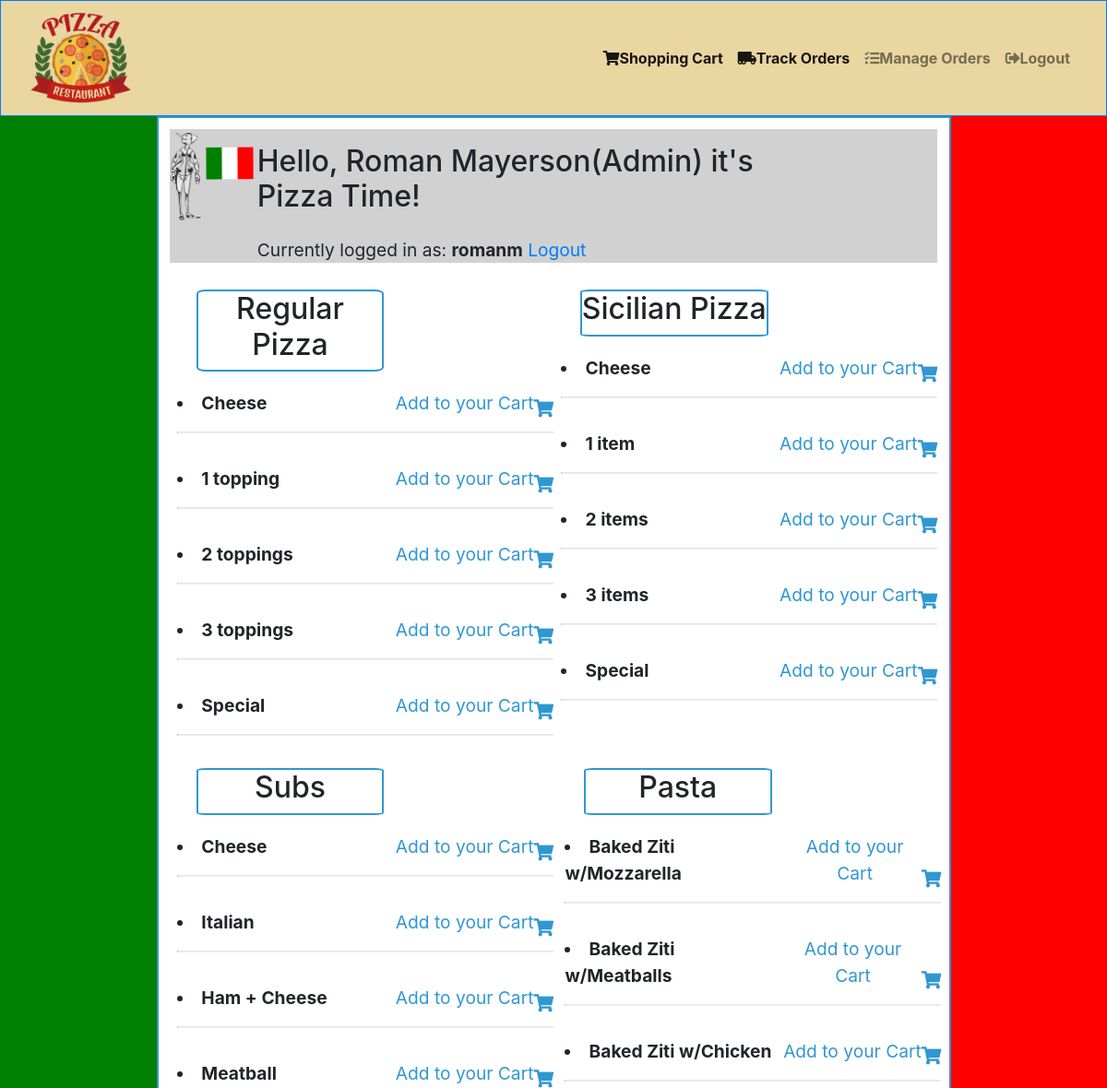
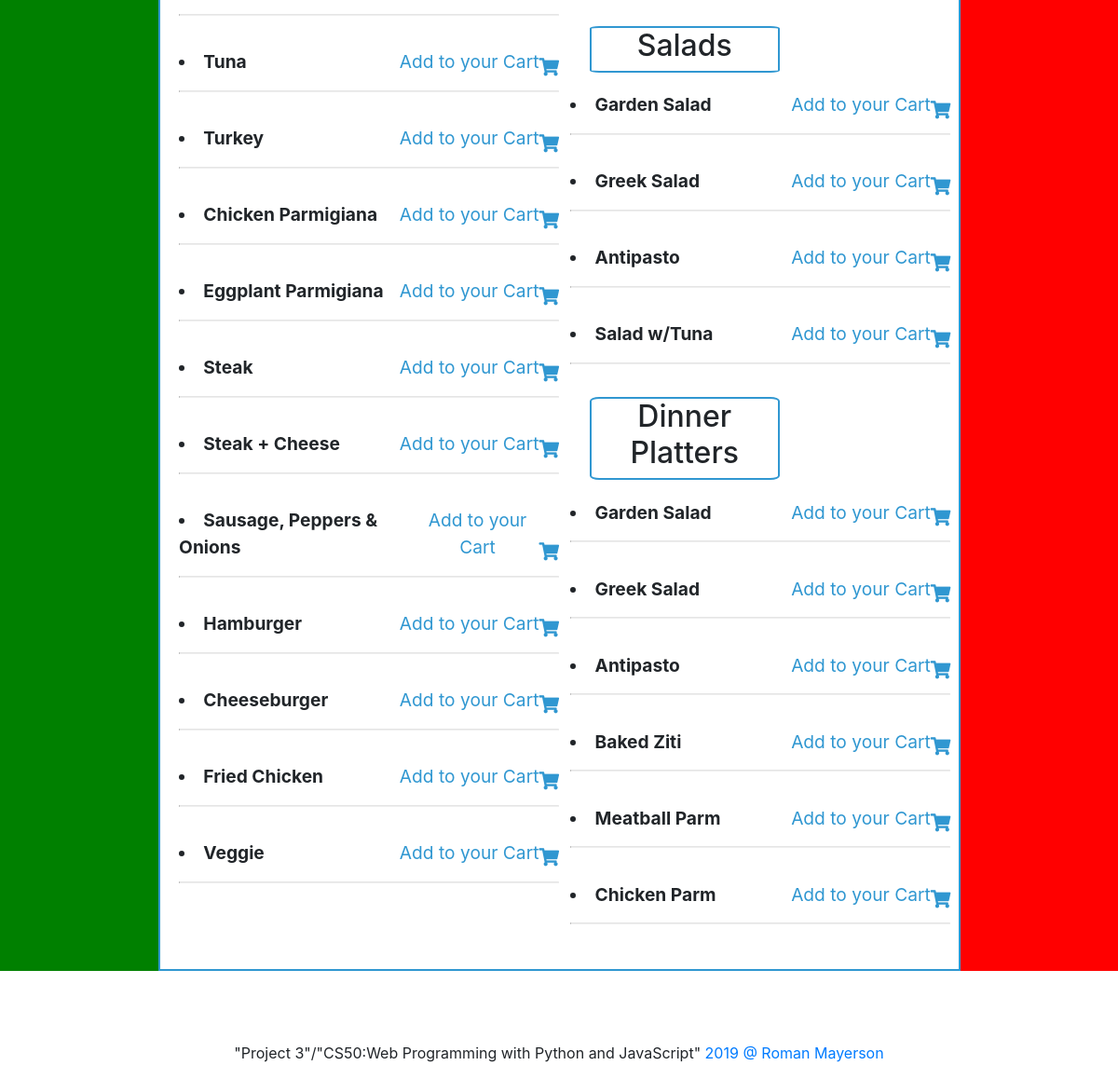
The app's page / (signed in) with its own data (2 pictures, top to bottom).
### pizza/models.py (models this page shows, shortened)
class Pizza(models.Model):
    name = models.CharField(max_length=64)
    p_class=models.CharField(max_length=64)
    num_extras=models.IntegerField()
    s_price=models.FloatField()
    l_price=models.FloatField()

class Sub(models.Model):
    name = models.CharField(max_length=64)
    have_addons=models.BooleanField()
    s_price=models.FloatField()
    l_price=models.FloatField()

class Pastasalad(models.Model):
    name = models.CharField(max_length=64)
    p_class= models.CharField(max_length=64)
    price=models.FloatField()

class Dinner(models.Model):
    name = models.CharField(max_length=64)
    s_price=models.FloatField()
    l_price=models.FloatField()

### pizza/views.py (the view)
# urls.py: path("",views.index,name="index"),
def index(request):
    if not request.user.is_authenticated:
        form = SignUpForm()
        return render(request, "pizza/login.html", {"form":form,"message": None})
    context = {
        "user": request.user,
        "regular_pizzas": Pizza.objects.filter(p_class="Regular"),
        "sicilian_pizzas": Pizza.objects.filter(p_class="Sicilian"),
        "toppings":Extra.objects.all(),
        "subs": Sub.objects.all(),
        "dinners":Dinner.objects.all(),
        "pastas":Pastasalad.objects.filter(p_class="pasta"),
        "salads":Pastasalad.objects.filter(p_class="salad")
    }
    return render(request, "pizza/index.html", context)

### pizza/templates/pizza/index.html (shortened to what this page needs)
{% extends "pizza/base.html" %}
{% block navbar %}
{% if user.is_superuser %}
<ul class="navbar-nav">
        <li class="nav-item active">
          <a class="nav-link"  href="{% url 'orders' %}"><i class="fas fa-shopping-cart"></i>Shopping Cart</a>
        </li>
        <li class="nav-item active">
                <a class="nav-link"  href="{% url 'trackorders' %}"><i class="fas fa-truck-moving"></i>Track Orders</a>
            </li>
            <li class="nav-item">
               <a  href="{% url 'manageorders' %}" class="nav-link" ><i class="fas fa-tasks"></i>Manage Orders</a>
            </li>
        <li class="nav-item">
          <a  href="{% url 'logout' %}" class="nav-link" ><i class="fas fa-sign-out-alt"></i>Logout</a>
        </li>
      </ul>
     {% endif %}
{% endblock %}
{% block body %}
{% load staticfiles%}
<div class="r" style="background-color:rgb(209, 209, 209);">
        <img src="{% static 'img/pinocchio_72.png' %}" height=100px>
        <div style="margin-top:1.5%;"><img src="{% static 'img/italy-flag-clipart-2.png' %}" height=50px></div>
 <div class="c2">
    {% if user.is_superuser %}
    <p><h2>Hello, {{ user.first_name }} {{ user.last_name }}(Admin) it's Pizza Time!</h2></p>
    {% else %}
    <p><h2>Hello, {{ user.first_name }} {{ user.last_name }} it's Pizza Time!</h2></p>
    {% endif %}
    <div>Currently logged in as: <b>{{ user.username }}</b>
    <a href="{% url 'logout' %}">Logout</a></div>
</div>
</div>
<br>
  <div class="r">
     <div class="half c"  >
    <div class="topic"><h2>Regular Pizza</h2></div>
    {% for r_pizza in regular_pizzas %}
     <form action="{% url 'addpizzaitem' r_pizza.id %}" method="post">
     <div class="r"><li><b>{{ r_pizza.name }}</b></li><button class="btn-link">Add to your Cart <i class="fas fa-shopping-cart"></i> </button></div><hr>
     </form>
    {% endfor %}
    </div>
    <div class="half c" >
      <div class="topic"><h2>Sicilian Pizza</h2></div>
    {% for s_pizza in sicilian_pizzas %}
    <form action="{% url 'addpizzaitem' s_pizza.id %}" method="post">
    <div class="r"><li><b>{{ s_pizza.name }}</b></li><button class="btn-link">Add to your Cart <i class="fas fa-shopping-cart"></i> </button></div><hr>
    </form>
    {% endfor %}
</div>
</div>
<div class="r">
  <div class="half c">
    <div class="topic"><h2>Subs</h2></div>
    {% for sub in subs %}
    <form action="{% url 'addsubitem' sub.id %}" method="post">
    <div class="r"><li><b>{{ sub.name }}</b></li><button class="btn-link">Add to your Cart <i class="fas fa-shopping-cart"></i> </button></div><hr>
    </form>
    {% endfor %}
    </div>
    <div class="half c" >
     <div class="c">
      <div class="topic"><h2>Pasta</h2></div>
     {% for pst in pastas %}
     <form action="{% url 'add_order4' pst.id %}" method="post">
     <div class="r"><li><b>{{ pst.name }}</b></li><button class="btn-link">Add to your Cart <i class="fas fa-shopping-cart"></i> </button></div><hr>
     </form>
     {% endfor %}
     </div>
    <div class="c">
      <div class="topic"><h2>Salads</h2></div>
   {% for sld in salads %}
   <form action="{% url 'add_order4' sld.id %}" method="post">
   <div class="r"><li><b>{{ sld.name }}</b></li><button class="btn-link">Add to your Cart <i class="fas fa-shopping-cart"></i> </button></div><hr>
   </form>
   {% endfor %}
    </div>
 <div class="c">
  <div class="topic"><h2>Dinner Platters</h2></div>
    {% for dnr in dinners %}
    <form action="{% url 'addinneritem' dnr.id %}" method="post">
    <div class="r"><li><b>{{ dnr.name }}</b></li><button class="btn-link">Add to your Cart <i class="fas fa-shopping-cart"></i> </button></div><hr>
    </form>
    {% endfor %}
</div>
</div>
</div>
{% endblock %}

### pizza/templates/pizza/base.html (shortened to what this page needs)
{% load static %}
<!DOCTYPE html>
<html>
    <head>
        <link rel="stylesheet" href="{% static 'pizza/styles.css' %}"/>
        <link rel="stylesheet" href="https://use.fontawesome.com/releases/v5.7.2/css/all.css">
        <link rel="stylesheet" href="https://maxcdn.bootstrapcdn.com/bootstrap/4.0.0-beta.3/css/bootstrap.min.css">
    </head>
    <body>
            <b><nav class="navbar navbar-expand-sm bg navbar-light border border-primary" style="background-color:rgb(233, 214, 161);">
                    <div class="container-fluid">
                    <a href="{% url 'index' %}" class="navbar-brand" >
                            <img src="{% static 'img/pizza-logo.png' %}" width="110" >
                          </a>
                       {% block navbar %}
                       {% endblock %}
                    </div>
                  </nav></b>
        <div class="row">
        <div class="left"></div>
        <div class="main">
        {% block body %}
        {% endblock %}
        </div>
        <div class="right"></div>
        </div>
<footer class="page-footer font-small blue" style="margin-top:5%">
        <div class="footer-copyright text-center py-3">  "Project 3"/"CS50:Web Programming with Python and JavaScript"
          <a href="https://mdbootstrap.com/education/bootstrap/">2019 @ Roman Mayerson</a>
        </div>
      </footer>
    </body>
</html>

### pizza/static/pizza/styles.css (style rules this page uses)
body { font-family: sans-serif; }

### pizza/templates/pizza/base.html (style rules this page uses)
.left { display:flex; background-color:green; width:15%; height:auto; }
.main { display:flex; flex-direction: column; background-color:white; border: 2px solid #3097D1; padding:1%; width:70%; font-size:1.2em; height:auto; }
.right { display:flex; background-color:red; width:15%; height:auto; }
.r { display:flex; flex-direction:row; justify-content: space-between; }
.c { display:flex; flex-direction:column; margin-left:1%; width:100%; }
.c2 { display:flex; flex-direction:column; margin-right:15%; }
.half { display:flex; width:50% }

### pizza/templates/pizza/index.html (style rules this page uses)
.topic { border: 2px solid #3097D1; width:50%; border-radius:5%; margin-bottom:5%; text-align:center; margin-left:5%; }
.btn-link { display:flex; background:none; border: none; padding: 0px; align-items: flex-end; color: #3097D1; font: inherit; }
hr { display: block; overflow: hidden; border-style: inset; border-width: 1px; }

### records on screen
Pizza: name "Cheese"
Pizza: name "1 topping"
Pizza: name "2 toppings"
Pizza: name "3 toppings"
Pizza: name "Special"
Pizza: name "Cheese"
Pizza: name "1 item"
Pizza: name "2 items"
Pizza: name "3 items"
Pizza: name "Special"
Sub: name "Cheese"
Sub: name "Italian"
Sub: name "Ham + Cheese"
Sub: name "Meatball"
Sub: name "Tuna"
Sub: name "Turkey"
Sub: name "Chicken Parmigiana"
Sub: name "Eggplant Parmigiana"
Sub: name "Steak"
Sub: name "Steak + Cheese"
Sub: name "Sausage, Peppers & Onions"
Sub: name "Hamburger"
Sub: name "Cheeseburger"
Sub: name "Fried Chicken"
Sub: name "Veggie"
Pastasalad: name "Baked Ziti w/Mozzarella"
Pastasalad: name "Baked Ziti w/Meatballs"
Pastasalad: name "Baked Ziti w/Chicken"
Pastasalad: name "Garden Salad"
Pastasalad: name "Greek Salad"
Pastasalad: name "Antipasto"
Pastasalad: name "Salad w/Tuna"
Dinner: name "Garden Salad"
Dinner: name "Greek Salad"
Dinner: name "Antipasto"
Dinner: name "Baked Ziti"
Dinner: name "Meatball Parm"
Dinner: name "Chicken Parm"

### other values on screen
{{ user.first_name }} "Roman"
{{ user.last_name }} "Mayerson"
{{ user.username }} "romanm"
